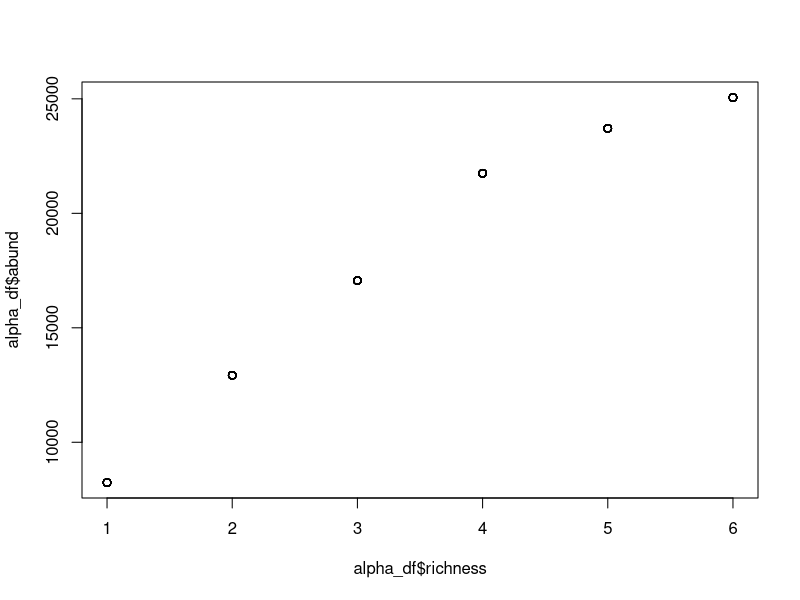
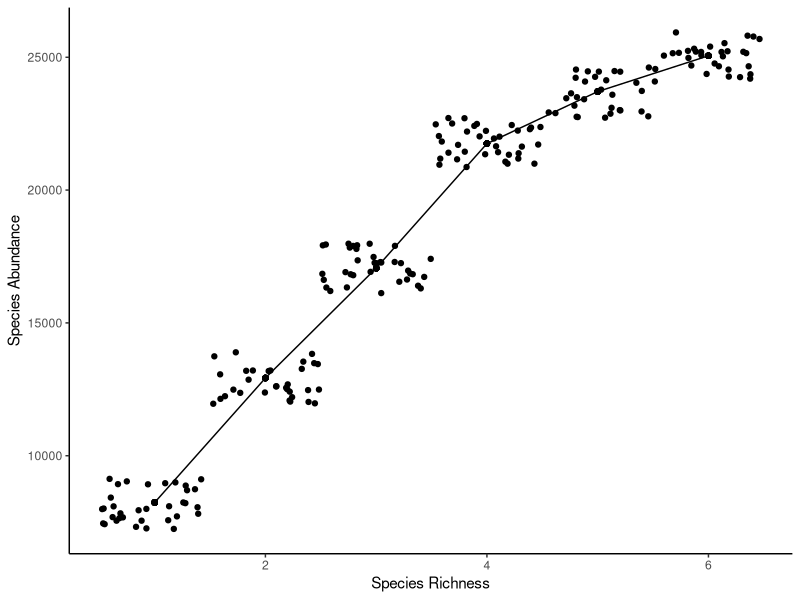
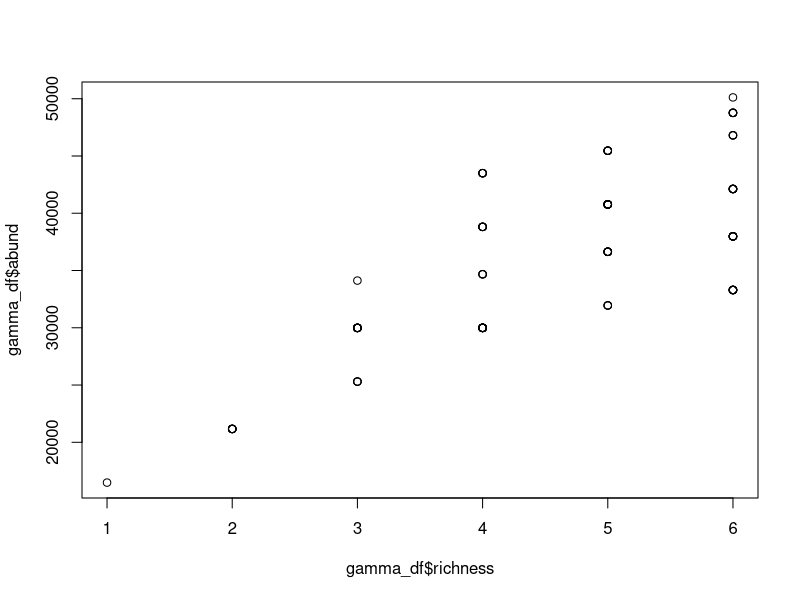
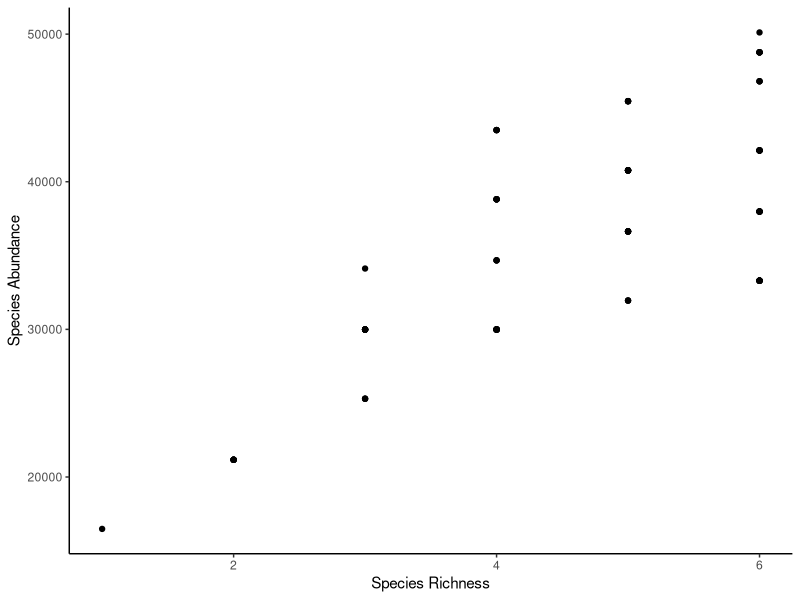
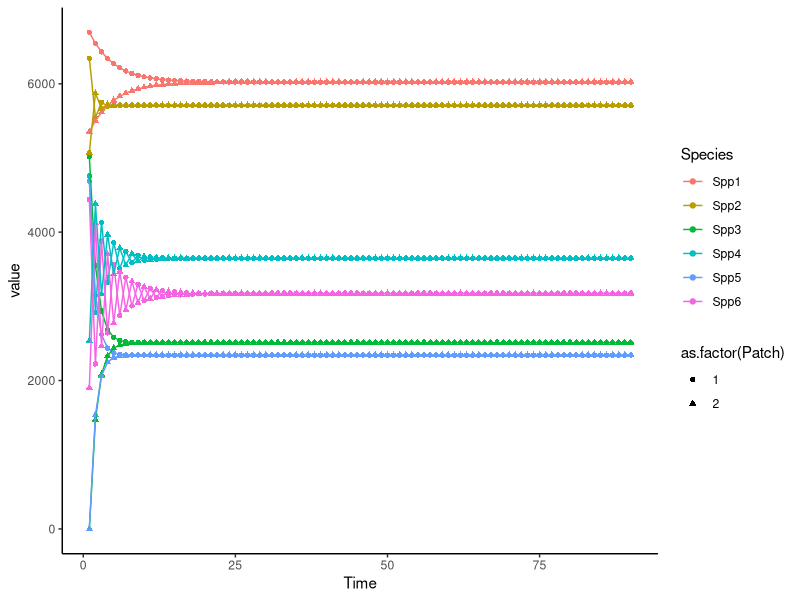
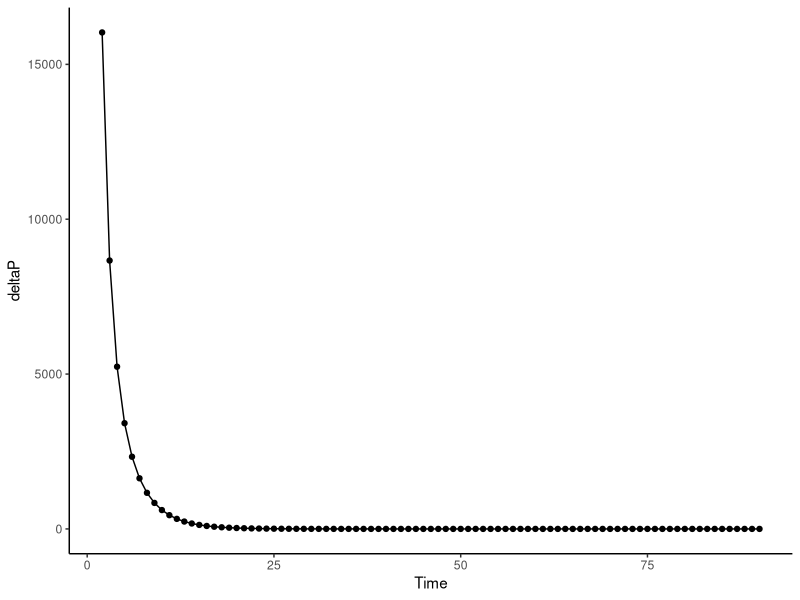
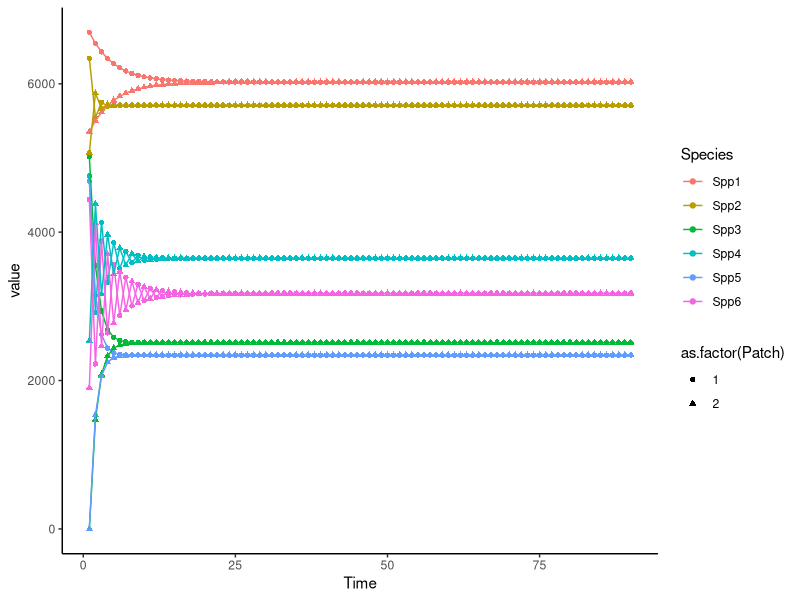
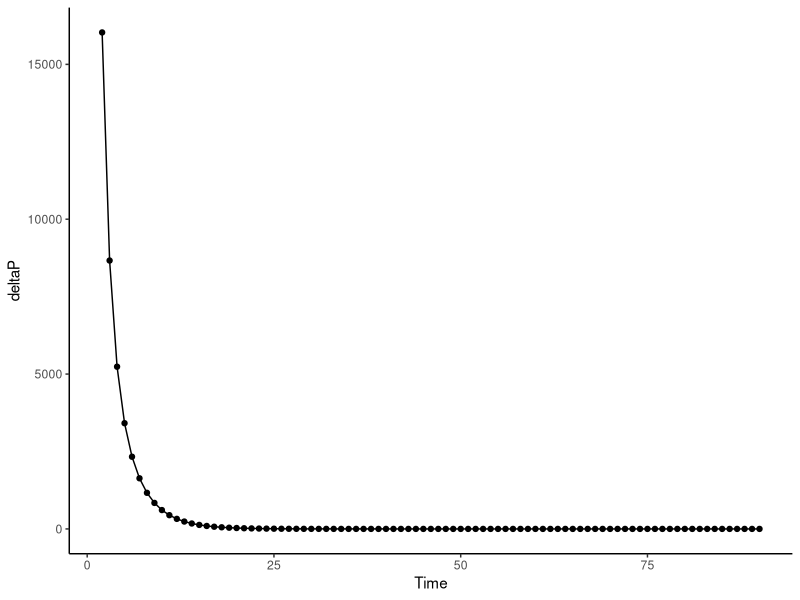

Generate these figures, in order, with R:
#Description-----------------------------------------
#PCreating 100 metacommunities: metacommunities consist of 2 patches with 6 species
#  22 Nov 2024
#RCS

# Load packages---------------------------------
library(vegan)
library(ggplot2)
library(tidyr)
library(patchwork)

#setup -------------------------------------------
repo <- "D:/gitrepos/MetaDisease"
graphs <- paste(repo,"/Graphs",sep="")
# Parameters-------------------------------------
#setting up meta-community parameters
set.seed(1234)
num_patches <- 2 #number of patches in metacommunity
num_spp <- 6 #number of POSSIBLE spp in metacommunity
N <- 100 #number of metacommunity simulations to run
Size <- 1000 # size in m^2
K_rel <- c(10, 7.5, 7, 8, 4, 3)
K <- Size*K_rel

max_abund <- sum(K)/4 # a somewhat arbitrarily decided upon max abundance
#this could later become some sort of rnorm(). EX rnorm(n = 1, mean = 10, sd = 1). This provides a starting abdunance for each spp if present

### Creating a meta-community###
#For right now I have it set where the presence / absence of a spp is a binomial variable with some
# Probability S[i]
#IF the species is present, then it is present at an abundance of K[i]. Right now this abundance is fixed.
# One idea for future development is to make abundance a distribution (could even just turn it into a poisson distribution?)
#Other idea/issue: if abundance of a "prior" spp is 0 than abundance of all following spp is 0. This is based on the idea that ecological communities are nested within one-another. However, instead of guaranteeing that abundance of next spp = 0, I wonder if it makes more sense to just make the probability of occ / abundance lower (but not set to zero.

# I think there's a lot that could be done here. A lot could be adapted. But this set of for loops is a decent start


# #determine occurence of spp 1
# for(i in 1:nrow(meta_comm1)){
#   for(j in 1:ncol(meta_comm1)){
#     meta_comm1[i,1] <- rbinom(n = 1, size = 1, prob = S[1])
#     meta_comm1[i,1] <- ifelse(meta_comm1[i,1] == 1, K[1],0)
#   }
# }
# 
# #determine occurrence of spp 2
# for(i in 1:nrow(meta_comm1)){
#   for(j in 1:ncol(meta_comm1)){
#     meta_comm1[i,2] <- ifelse(meta_comm1[i,1] > 0, rbinom(n = 1, size = 1, prob = S[2]),0)
#     meta_comm1[i,2] <- ifelse(meta_comm1[i,2] == 1, K[2],0)
#   }
# }
# 
# #determine occurrence of spp 3
# for(i in 1:nrow(meta_comm1)){
#   for(j in 1:ncol(meta_comm1)){
#     meta_comm1[i,3] <- ifelse(meta_comm1[i,2] > 0, rbinom(n = 1, size = 1, prob = S[3]),0)
#     meta_comm1[i,3] <- ifelse(meta_comm1[i,3] == 1, K[3],0)
#   }
# }
# 
# #determin occurrence of spp 4
# for(i in 1:nrow(meta_comm1)){
#   for(j in 1:ncol(meta_comm1)){
#     meta_comm1[i,4] <- ifelse(meta_comm1[i,3] > 0, rbinom(n = 1, size = 1, prob = S[4]),0)
#     meta_comm1[i,4] <- ifelse(meta_comm1[i,4] == 1, K[4],0)
#   }
# }
# 
# #determine occupancy of spp 5
# for(i in 1:nrow(meta_comm1)){
#   for(j in 1:ncol(meta_comm1)){
#     meta_comm1[i,5] <- ifelse(meta_comm1[i,4] > 0, rbinom(n = 1, size = 1, prob = S[5]),0)
#     meta_comm1[i,5] <- ifelse(meta_comm1[i,5] == 1, K[5],0)
#   }
# }
# 
# #determine occupancy of spp 6
# for(i in 1:nrow(meta_comm1)){
#   for(j in 1:ncol(meta_comm1)){
#     meta_comm1[i,6] <- ifelse(meta_comm1[i,5] > 0, rbinom(n = 1, size = 1, prob = S[6]),0)
#     meta_comm1[i,6] <- ifelse(meta_comm1[i,6] == 1, K[6],0)
#   }
# }

# I THINK this is a better way to determine abundance
# 
# meta_comm_list <- vector("list",N)
# beta_list <- vector("list", N)
# nestedness_list <- vector("list", N)
# for(n in 1:N){
#   meta_comm <- data.frame(matrix(NA, nrow = num_patches, ncol = num_spp))
#   for(i in 1:nrow(meta_comm)){
#     for(j in 1:ncol(meta_comm)){
#       #determine occurrence and abundance of spp 1
#       meta_comm[i,1] <- rbinom(n = 1, size = 1, prob = S[1])
#       meta_comm[i,1] <- ifelse(meta_comm[i,1] == 1, K[1],0)
#       
#       #determine occurrence and abundance of spp2
#       meta_comm[i,2] <- rbinom(n = 1, size = 1, prob = S[2])
#       meta_comm[i,2] <- ifelse(meta_comm[i,2] == 1, K[2],0)
#       
#       #determine occurrence and abundance of spp 3
#       meta_comm[i,3] <- rbinom(n = 1, size = 1, prob = S[3])
#       meta_comm[i,3] <- ifelse(meta_comm[i,3] == 1, K[3],0)
#       
#       #determine occurrence and abundance of spp 4
#       meta_comm[i,4] <- rbinom(n = 1, size = 1, prob = S[4])
#       meta_comm[i,4] <- ifelse(meta_comm[i,4] == 1, K[4],0)
#       
#       #determine occurrence and abundance of spp 5
#       meta_comm[i,5] <- rbinom(n = 1, size = 1, prob = S[5])
#       meta_comm[i,5] <- ifelse(meta_comm[i,5] == 1, K[5],0)
#       
#       #determine occurrence and abundance of spp 6
#       meta_comm[i,6] <- rbinom(n = 1, size = 1, prob = S[6])
#       meta_comm[i,6] <- ifelse(meta_comm[i,6] == 1, K[6],0)
#     }
#   }
#   meta_comm$Patch <- c('Patch1','Patch2')
#   colnames(meta_comm) <- c('Spp1','Spp2','Spp3','spp4','spp5','Spp6','PatchID')
#   beta_list[[n]] <- mean(betadiver(meta_comm[,1:6], method = 'w'))
#   nestedness_list[[n]] <- nestedtemp(comm = meta_comm[,1:6])[7]
#   meta_comm_list[[n]] <- meta_comm
# }

# nestedness <- unlist(x = nestedness_list)
# beta <- unlist(x = beta_list)
# meta_comm_vars <- data.frame(Diversity = beta, Nest = nestedness) 
# 
# 
# meta_comm_list[[2]]
# beta_diversity <- betadiver(meta_comm1[,1:6], method = 'w')
#plot(beta_diversity)

# 03/31/2025: changing from an additive model to a saturatured model
meta_comm_list <- vector("list",N)
beta_list <- vector("list", N)
nestedness_list <- vector("list", N)

for(n in 1:N){
  meta_comm <- vector("list", length = num_patches)
                      #data.frame(matrix(NA, nrow = num_patches, ncol = num_spp)) #create metacom
  for(c in 1:num_patches){
    alpha <- as.numeric(sample(1:6, size = 1, replace = T))
    #need to create a relationship between species richness and abundance
    a <- 2000
    b <- 400
    error <- rnorm(length(alpha), mean = 0, sd = 1)
    abundance <- a*log(b*alpha)+error
    R <- alpha
    KCOM <- max_abund/(1+300*exp(-0.30*(R+50)))
    KS <- KCOM/abundance
    meta_comm[[c]] <- if(abundance >= KCOM){
      c(K[1:alpha]*KS,rep(0, num_spp - alpha))} else{
        c(K[1:alpha],rep(0, num_spp - alpha))
      }
  }
  meta_comm_list[[n]] <- meta_comm
}

# okay so I've made my 2 patch metacomms. Now I want to show that this still follows a saturated model
matrix(data = unlist(meta_comm_list[[1]]), nrow = num_patches, ncol = num_spp, byrow = T)
alpha_df <- data.frame(matrix(unlist(meta_comm_list), nrow = num_patches*N, ncol = num_spp, byrow = T))
alpha_df$abund <- rowSums(alpha_df[1:6])
max(alpha_df$abund)
alpha_df$richness <- rowSums(alpha_df[1:6] > 0)
plot(alpha_df$richness, alpha_df$abund) # alpha diversity is a saturated curve!
alpha_sat_plot <- ggplot(data = alpha_df, aes(x = richness, y = abund))+
  geom_point()+ 
  geom_jitter(width = 0.5, height = 1000)+
  geom_line()+
  xlab("Species Richness")+
  ylab("Species Abundance")+
#  ggtitle("Alpha diversity relationship with abundance")+
  theme_classic()
alpha_sat_plot


gamma_df <- data.frame(richness = rep(NA, length = N), abund = rep(NA, length = N))
for(n in 1:N){
  meta_comm <- data.frame(matrix(unlist(meta_comm_list[[n]]), nrow = num_patches, ncol = num_spp, byrow=T))
  gamma_df[n,2] <- sum(colSums(meta_comm))
  gamma_df[n,1]<- sum(colSums(meta_comm) > 0)
}
plot(gamma_df$richness, gamma_df$abund)
gamma_sat_plot <- ggplot(data = gamma_df, aes(x = richness, y = abund))+
  geom_point()+ 
  xlab("Species Richness")+
  ylab("Species Abundance")+
#  ggtitle("Gamma diversity relationship with abundance")+
  theme_classic()
gamma_sat_plot
# let's save these
saveRDS(alpha_sat_plot, file = "alpha_sat_plot2.RDS")
# sat_plots <- alpha_sat_plot / gamma_sat_plot + plot_annotation(tag_levels = "A")
# setwd(graphs)
# ggsave(filename = 'sat_plots.png', plot = sat_plots)

# save meta comm list
setwd(repo)
meta_comm_list <- meta_comm_list %>% lapply(unlist) %>% lapply(matrix,nrow = num_patches, ncol = num_spp, byrow = T) %>% lapply(data.frame)


saveRDS(meta_comm_list, "metacomm_2Patch.RDS")


# this is also a saturated curve!

# Next step: I need to show how communities change, or stay the same over time
Time <- 90 #assume a 90 day breeding season
phi <- runif(6)# Need to establish dispersal metric. May need to determine more realistic values (see notes
# from meeting with mark + brittany on 03/28/25)
meta_comm_change <- data.frame(meta_com = 1:length(meta_comm_list), time = NA)
for(c in 1:nrow(meta_comm_change)){
  meta_comm <- meta_comm_list[[c]]
  meta_comm_df <- data.frame(matrix(unlist(meta_comm), nrow = num_patches, ncol = num_spp, byrow = T))
  for(t in 1:Time) {
    deltaP <- data.frame(matrix(data = NA, nrow = num_patches, ncol = num_spp))
    for (i in 1:num_patches) {
      for(j in 1:num_spp) {
        other_patch <- as.numeric(meta_comm_df[-i,])
        deltaP[i,j] <- phi[[j]]*other_patch[[j]] - phi[[j]]*meta_comm_df[i,j]
      }
    }
    meta_comm_change[c,2] <- if(sum(abs(deltaP)) > 0.01){ 
      #if deltaP is > 0 then the system is not yet at equil.
      t} else{
        next}
    new_abund <- meta_comm_df + deltaP
    meta_comm_df <- new_abund
  }
}

  
# let's plot meta comm 1 as an example to show B + M
# setup initial conditions
meta_comm <- data.frame(matrix(unlist(meta_comm_list[[1]]), nrow = num_patches, ncol = num_spp, byrow = T))
timeXchange <- vector("list", length = Time)
timeXchange[[1]] <- meta_comm
deltaP_list  <- vector("list", length = Time-1)

for(t in 2:Time){
  meta_comm <- timeXchange[[t-1]]
  deltaP <- data.frame(matrix(data = NA, nrow = num_patches, ncol = num_spp))
  for (i in 1:num_patches) {
    for(j in 1:num_spp) {
      other_patch <- as.numeric(meta_comm[-i,])
      deltaP[i,j] <- phi[[j]]*other_patch[[j]] - phi[[j]]*meta_comm[i,j]
    }
  }
  meta_comm <- meta_comm + deltaP
  timeXchange[[t]] <- meta_comm
  deltaP_list[[t-1]] <- sum(abs(deltaP))
}

# add in time covariate
for (t in 1:Time) {
  timeXchange[[t]]$Time <- rep(t,2)
}


timeXchange_df <- do.call(rbind, timeXchange)

deltaP_df <- data.frame(deltaP = unlist(deltaP_list), Time = 2:90) 

timeXchange_df$Patch <- rep(1:2, times = 90)
colnames(timeXchange_df) <- c("Spp1","Spp2","Spp3","Spp4","Spp5","Spp6","Time","Patch")
timeXchange_df <- timeXchange_df %>% pivot_longer(cols = Spp1:Spp6, names_to = "Species")

timeXchange_plot <- ggplot(data = timeXchange_df, 
                           mapping = aes(x = Time, y =  value, shape = as.factor(Patch), colour = Species))+
  geom_point()+
  geom_line()+
  theme_classic()
timeXchange_plot

deltaP_plot <- ggplot(data = deltaP_df, mapping = aes(x = Time, y = deltaP))+
  geom_point()+
  geom_line()+
  theme_classic()
deltaP_plot


setwd(graphs)
ggsave(filename = "equil_plot.png", plot = timeXchange_plot)
ggsave(filename = "deltaP_plot.png", plot = deltaP_plot)


### Below is use of Preston's law. Not sure we'll actually be doing this, so I have commented it out for
##now
# M <- 3
# Y0 <- 10
# z <- 0.1 #constant.
# P <- 1:num_spp #a vector. Preston's rankThe rank for each spp, which should correspond to the assigned abundance
# K <- c(80,70,60,50,40,30,20,10) #this is just an example, but k is the abundance at each rank (i think?)
# #this could later become some sort of rnorm(). EX rnorm(n = 1, mean = 10, sd = 1). This provides a starting abdunance for each spp if present
# rank_abun <- Y0*exp(-(z*P-M)^2)
# plot(rank_abun)
# 
# abun <- data.frame(K, rank_abun)
# plot(abun$rank_abun, abun$K)  
